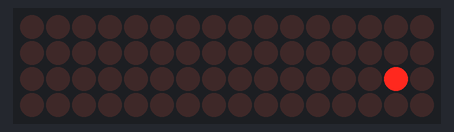
The sketch below on a simulated Arduino Uno, built with avr-gcc and run on an emulated ATmega328P. Shown: 16×4 LED matrix. Wiring (inferred from the names in the program): LED cube drawn one layer per row (orientation assumed): layers A4, A5, A2, A3; columns pin 0, pin 1, pin 2, pin 3, pin 4, pin 5, pin 6, pin 7, pin 8, pin 9, pin 10, pin 11, pin 12, pin 13, A0, A1.

Above: at 0.31 s.
At 4.87 s:
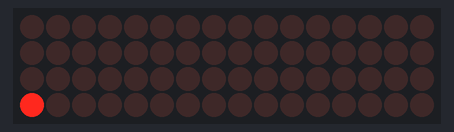
At 9.54 s:
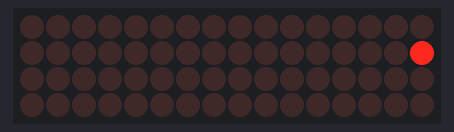
At 19.58 s:
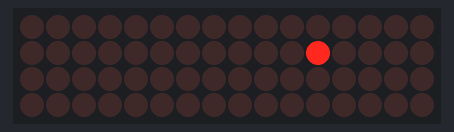
At 29.42 s:
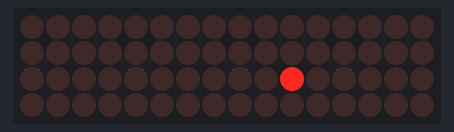
At 39.56 s:
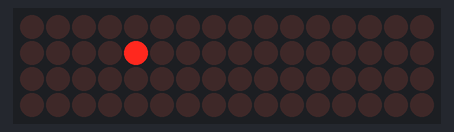

The sketch:

shooting_star.ino
```cpp
//4x4x4 LED Cube Show 1
//This one was written by someone else, i dont know who, however if you want credit, message me!

#include <avr/pgmspace.h> // allows use of PROGMEM to store patterns in flash

#define CUBESIZE 4
#define PLANESIZE CUBESIZE*CUBESIZE
#define PLANETIME 2000 // time each plane is displayed in us -> 100 Hz refresh
#define TIMECONST 10// multiplies DisplayTime to get ms - why not =100?

// LED Pattern Table in PROGMEM - last column is display time in 100ms units
// TODO this could be a lot more compact but not with binary pattern representation
const unsigned char PROGMEM PatternTable[] = {
// blink on and off
//Floor:
//1            1         1          1           2          2          2           2           3         3           3          3          4           4          4          4
//Row:
//1            2         3          4           1          2          3           4           1         2           3          4           1          2          3          4


//Marius shoting star

B0000,B0000,B0000,B0100   ,B0000,B0000,B0000,B0000   ,B0000,B0000,B0000,B0000   ,B0000,B0000,B0000,B0000   , 10,
B0000,B0000,B0000,B0000   ,B0000,B0000,B0000,B0100   ,B0000,B0000,B0000,B0000   ,B0000,B0000,B0000,B0000   , 10,
B0000,B0000,B0000,B0000   ,B0000,B0000,B0000,B0000   ,B0000,B0000,B0000,B0100   ,B0000,B0000,B0000,B0000   , 10,
B0000,B0000,B0000,B0000   ,B0000,B0000,B0000,B0000   ,B0000,B0000,B0000,B0000   ,B0000,B0000,B0000,B0100   , 10,
B0000,B0001,B0000,B0000   ,B0000,B0000,B0000,B0000   ,B0000,B0000,B0000,B0000   ,B0000,B0000,B0000,B0000   , 10,
B0000,B0000,B0000,B0000   ,B0000,B0001,B0000,B0000   ,B0000,B0000,B0000,B0000   ,B0000,B0000,B0000,B0000   , 10,
B0000,B0000,B0000,B0000   ,B0000,B0000,B0000,B0000   ,B0000,B0001,B0000,B0000   ,B0000,B0000,B0000,B0000   , 10,
B0000,B0000,B0000,B0000   ,B0000,B0000,B0000,B0000   ,B0000,B0000,B0000,B0000   ,B0000,B0001,B0000,B0000   , 10,
B0000,B0000,B1000,B0000   ,B0000,B0000,B0000,B0000   ,B0000,B0000,B0000,B0000   ,B0000,B0000,B0000,B0000   , 10,
B0000,B0000,B0000,B0000   ,B0000,B0000,B1000,B0000   ,B0000,B0000,B0000,B0000   ,B0000,B0000,B0000,B0000   , 10,
B0000,B0000,B0000,B0000   ,B0000,B0000,B0000,B0000   ,B0000,B0000,B1000,B0000   ,B0000,B0000,B0000,B0000   , 10,
B0000,B0000,B0000,B0000   ,B0000,B0000,B0000,B0000   ,B0000,B0000,B0000,B0000   ,B0000,B0000,B1000,B0000   , 10,
B0000,B0000,B0000,B1000   ,B0000,B0000,B0000,B0000   ,B0000,B0000,B0000,B0000   ,B0000,B0000,B0000,B0000   , 10,
B0000,B0000,B0000,B0000   ,B0000,B0000,B0000,B1000   ,B0000,B0000,B0000,B0000   ,B0000,B0000,B0000,B0000   , 10,
B0000,B0000,B0000,B0000   ,B0000,B0000,B0000,B0000   ,B0000,B0000,B0000,B1000   ,B0000,B0000,B0000,B0000   , 10,
B0000,B0000,B0000,B0000   ,B0000,B0000,B0000,B0000   ,B0000,B0000,B0000,B0000   ,B0000,B0000,B0000,B1000   , 10,
B0000,B0001,B0000,B0000   ,B0000,B0000,B0000,B0000   ,B0000,B0000,B0000,B0000   ,B0000,B0000,B0000,B0000   , 10,
B0000,B0000,B0000,B0000   ,B0000,B0001,B0000,B0000   ,B0000,B0000,B0000,B0000   ,B0000,B0000,B0000,B0000   , 10,
B0000,B0000,B0000,B0000   ,B0000,B0000,B0000,B0000   ,B0000,B0001,B0000,B0000   ,B0000,B0000,B0000,B0000   , 10,
B0000,B0000,B0000,B0000   ,B0000,B0000,B0000,B0000   ,B0000,B0000,B0000,B0000   ,B0000,B0001,B0000,B0000   , 10,
B0000,B0000,B0100,B0000   ,B0000,B0000,B0000,B0000   ,B0000,B0000,B0000,B0000   ,B0000,B0000,B0000,B0000   , 10,
B0000,B0000,B0000,B0000   ,B0000,B0000,B0100,B0000   ,B0000,B0000,B0000,B0000   ,B0000,B0000,B0000,B0000   , 10,
B0000,B0000,B0000,B0000   ,B0000,B0000,B0000,B0000   ,B0000,B0000,B0100,B0000   ,B0000,B0000,B0000,B0000   , 10,
B0000,B0000,B0000,B0000   ,B0000,B0000,B0000,B0000   ,B0000,B0000,B0000,B0000   ,B0000,B0000,B0100,B0000   , 10,
B0000,B0000,B0000,B0000   ,B0000,B0000,B0000,B0000   ,B0000,B0000,B1000,B0000   ,B0000,B0000,B0000,B0000   , 10,
B0000,B0000,B0000,B0000   ,B0000,B0000,B0000,B0000   ,B0000,B0000,B0000,B0000   ,B0000,B0000,B1000,B0000   , 10,
B0000,B0000,B0000,B1000   ,B0000,B0000,B0000,B0000   ,B0000,B0000,B0000,B0000   ,B0000,B0000,B0000,B0000   , 10,
B0001,B0000,B0000,B0000   ,B0000,B0000,B0000,B0000   ,B0000,B0000,B0000,B0000   ,B0000,B0000,B0000,B0000   , 10,
B0000,B0000,B0000,B0000   ,B0001,B0000,B0000,B0000   ,B0000,B0000,B0000,B0000   ,B0000,B0000,B0000,B0000   , 10,
B0000,B0000,B0000,B0000   ,B0000,B0000,B0000,B0000   ,B0000,B0001,B0000,B0000   ,B0000,B0000,B0000,B0000   , 10,
B0000,B0000,B0000,B0000   ,B0000,B0000,B0000,B0000   ,B0000,B0000,B0000,B0000   ,B0000,B0001,B0000,B0000   , 10,
B0000,B0000,B1000,B0000   ,B0000,B0000,B0000,B0000   ,B0000,B0000,B0000,B0000   ,B0000,B0000,B0000,B0000   , 10,
B0000,B0000,B0000,B0000   ,B0000,B0000,B1000,B0000   ,B0000,B0000,B0000,B0000   ,B0000,B0000,B0000,B0000   , 10,
B0000,B0000,B0000,B0000   ,B0000,B0000,B0000,B0000   ,B0000,B0000,B1000,B0000   ,B0000,B0000,B0000,B0000   , 10,
B0000,B0000,B0000,B0000   ,B0000,B0000,B0000,B0000   ,B0000,B0000,B0000,B0000   ,B0000,B0000,B1000,B0000   , 10,
B0000,B0000,B0000,B1000   ,B0000,B0000,B0000,B0000   ,B0000,B0000,B0000,B0000   ,B0000,B0000,B0000,B0000   , 10,
B0000,B0000,B0000,B0000   ,B0000,B0000,B0000,B1000   ,B0000,B0000,B0000,B0000   ,B0000,B0000,B0000,B0000   , 10,
B0000,B0000,B0000,B0000   ,B0000,B0000,B0000,B0000   ,B0000,B0000,B0000,B1000   ,B0000,B0000,B0000,B0000   , 10,
B0000,B0000,B0000,B0000   ,B0000,B0000,B0000,B0000   ,B0000,B0000,B0000,B0000   ,B0000,B0000,B0000,B1000   , 10,
B0000,B0001,B0000,B0000   ,B0000,B0000,B0000,B0000   ,B0000,B0000,B0000,B0000   ,B0000,B0000,B0000,B0000   , 10,
B0000,B0000,B0000,B0000   ,B0000,B0001,B0000,B0000   ,B0000,B0000,B0000,B0000   ,B0000,B0000,B0000,B0000   , 10,
B0000,B0000,B0000,B0000   ,B0000,B0000,B0000,B0000   ,B0001,B0000,B0000,B0000   ,B0000,B0000,B0000,B0000   , 10,
B0000,B0000,B0000,B1000   ,B0000,B0000,B0000,B0000   ,B0000,B0000,B0000,B0000   ,B0000,B0000,B0000,B0000   , 10,
B0000,B0000,B0000,B0000   ,B0000,B0000,B0000,B1000   ,B0000,B0000,B0000,B0000   ,B0000,B0000,B0000,B0000   , 10,
B0000,B0000,B0000,B0000   ,B0000,B0000,B0000,B0000   ,B0000,B0000,B0000,B1000   ,B0000,B0000,B0000,B0000   , 10,
B0000,B0000,B0000,B0000   ,B0000,B0000,B0000,B0000   ,B0000,B0000,B0000,B0000   ,B0000,B0000,B0000,B1000   , 10,
B0000,B0001,B0000,B0000   ,B0000,B0000,B0000,B0000   ,B0000,B0000,B0000,B0000   ,B0000,B0000,B0000,B0000   , 10,
B0000,B0000,B0000,B0000   ,B0000,B0000,B0000,B0000   ,B0000,B0000,B0000,B0000   ,B0001,B0000,B0000,B0000   , 10,
B0000,B0000,B0000,B0000   ,B0000,B0000,B0100,B0000   ,B0000,B0000,B0000,B0000   ,B0000,B0000,B0000,B0000   , 10,
B0000,B0000,B0000,B0000   ,B0000,B0000,B0000,B0000   ,B0000,B0000,B0100,B0000   ,B0000,B0000,B0000,B0000   , 10,
B0000,B0000,B0000,B0000   ,B0000,B0000,B0000,B0000   ,B0000,B0000,B0000,B0000   ,B0000,B0000,B0100,B0000   , 10,
B0000,B0000,B0000,B0000   ,B0000,B0000,B0000,B0000   ,B0000,B0000,B1000,B0000   ,B0000,B0000,B0000,B0000   , 10,
B0000,B0000,B0000,B0000   ,B0000,B0000,B0000,B0000   ,B0000,B0000,B0000,B0000   ,B0000,B0000,B1000,B0000   , 10,
B0000,B0000,B0000,B1000   ,B0000,B0000,B0000,B0000   ,B0000,B0000,B0000,B0000   ,B0000,B0000,B0000,B0000   , 10,
B0001,B0000,B0000,B0000   ,B0000,B0000,B0000,B0000   ,B0000,B0000,B0000,B0000   ,B0000,B0000,B0000,B0000   , 10,
B0000,B0000,B0000,B0000   ,B0001,B0000,B0000,B0000   ,B0000,B0000,B0000,B0000   ,B0000,B0000,B0000,B0000   , 10,
B0000,B0000,B0000,B0000   ,B0000,B0000,B0000,B0000   ,B0001,B0000,B0000,B0000   ,B0000,B0000,B0000,B0000   , 10,
B0000,B0000,B0000,B1000   ,B0000,B0000,B0000,B0000   ,B0000,B0000,B0000,B0000   ,B0000,B0000,B0000,B0000   , 10,
B0000,B0000,B0000,B0000   ,B0000,B0000,B0000,B1000   ,B0000,B0000,B0000,B0000   ,B0000,B0000,B0000,B0000   , 10,
B0000,B0000,B0000,B0000   ,B0000,B0000,B0000,B0000   ,B0000,B0000,B0000,B1000   ,B0000,B0000,B0000,B0000   , 10,
B0000,B0000,B1000,B0000   ,B0000,B0000,B0000,B0000   ,B0000,B0000,B0000,B0000   ,B0000,B0000,B0000,B0000   , 10,
B0000,B0000,B0000,B0000   ,B0000,B0000,B1000,B0000   ,B0000,B0000,B0000,B0000   ,B0000,B0000,B0000,B0000   , 10,
B0000,B0000,B0000,B0000   ,B0000,B0000,B0000,B0000   ,B0000,B0000,B1000,B0000   ,B0000,B0000,B0000,B0000   , 10,
B0000,B0000,B0000,B0000   ,B0000,B0000,B0000,B0000   ,B0000,B0000,B0000,B0000   ,B0000,B0000,B1000,B0000   , 10,
B0000,B0000,B0000,B1000   ,B0000,B0000,B0000,B0000   ,B0000,B0000,B0000,B0000   ,B0000,B0000,B0000,B0000   , 10,
B0000,B0000,B0000,B0000   ,B0000,B0000,B0000,B1000   ,B0000,B0000,B0000,B0000   ,B0000,B0000,B0000,B0000   , 10,
B0000,B0000,B0000,B0000   ,B0000,B0000,B0000,B0000   ,B0000,B0000,B0000,B1000   ,B0000,B0000,B0000,B0000   , 10,
B0000,B0000,B0000,B0000   ,B0000,B0000,B0000,B0000   ,B0000,B0000,B0000,B0000   ,B0000,B0000,B0000,B1000   , 10,
B0000,B0001,B0000,B0000   ,B0000,B0000,B0000,B0000   ,B0000,B0000,B0000,B0000   ,B0000,B0000,B0000,B0000   , 10,
B0000,B0000,B0000,B0000   ,B0000,B0001,B0000,B0000   ,B0000,B0000,B0000,B0000   ,B0000,B0000,B0000,B0000   , 10,
B0000,B0000,B0000,B0000   ,B0000,B0000,B0000,B0000   ,B0000,B0001,B0000,B0000   ,B0000,B0000,B0000,B0000   , 10,
B0000,B0000,B0000,B0000   ,B0000,B0000,B0000,B0000   ,B0000,B0000,B0000,B1000   ,B0000,B0000,B0000,B0000   , 10,
B0000,B0000,B1000,B0000   ,B0000,B0000,B0000,B0000   ,B0000,B0000,B0000,B0000   ,B0000,B0000,B0000,B0000   , 10,
B0000,B0000,B0000,B0000   ,B0000,B0000,B1000,B0000   ,B0000,B0000,B0000,B0000   ,B0000,B0000,B0000,B0000   , 10,
B0000,B0000,B0000,B0000   ,B0000,B0000,B0000,B0000   ,B0000,B0000,B1000,B0000   ,B0000,B0000,B0000,B0000   , 10,
B0000,B0000,B0000,B0000   ,B0000,B0000,B0000,B0000   ,B0000,B0000,B0000,B0000   ,B0000,B0000,B1000,B0000   , 10,
B0000,B0000,B0000,B1000   ,B0000,B0000,B0000,B0000   ,B0000,B0000,B0000,B0000   ,B0000,B0000,B0000,B0000   , 10,
B0000,B0000,B0000,B0000   ,B0000,B0000,B0000,B1000   ,B0000,B0000,B0000,B0000   ,B0000,B0000,B0000,B0000   , 10,
B0000,B0000,B0000,B0000   ,B0000,B0000,B0000,B0000   ,B0000,B0000,B0000,B1000   ,B0000,B0000,B0000,B0000   , 10,
B0000,B0000,B0000,B0000   ,B0000,B0000,B0000,B0000   ,B0000,B0000,B0000,B0000   ,B0000,B0000,B0000,B1000   , 10,

// this is a dummy element for end of table (duration=0) aka !!!DO NOT TOUCH!!!
B0000, B0000, B0000, B0000, B0000, B0000, B0000, B0000, B0000, B0000, B0000, B0000, B0000, B0000, B0000, B0000, 0
};

/*
** Defining pins in array makes it easier to rearrange how cube is wired
** Adjust numbers here until LEDs flash in order - L to R, T to B
** Note that analog inputs 0-5 are also digital outputs 14-19!
** Pin DigitalOut0 (serial RX) and AnalogIn5 are left open for future apps
*/

int LEDPin[] = {0, 1, 2, 3, 4, 5, 6, 7, 8, 9, 10, 11, 12, 13, A0, A1};
int PlanePin[] = {A4, A5, A2, A3};

// initialization
void setup()
{
int pin; // loop counter
// set up LED pins as output (active HIGH)
for (pin=0; pin<PLANESIZE; pin++) {
pinMode( LEDPin[pin], OUTPUT );
}
// set up plane pins as outputs (active LOW)
for (pin=0; pin<CUBESIZE; pin++) {
pinMode( PlanePin[pin], OUTPUT );
}
}

// display pattern in table until DisplayTime is zero (then repeat)
void loop()
{
// declare variables
byte PatternBuf[PLANESIZE]; // saves current pattern from PatternTable
int PatternIdx;
byte DisplayTime; // time*100ms to display pattern
unsigned long EndTime;
int plane; // loop counter for cube refresh
int patbufidx; // indexes which byte from pattern buffer
int ledrow; // counts LEDs in refresh loop
int ledcol; // counts LEDs in refresh loop
int ledpin; // counts LEDs in refresh loop

// Initialize PatternIdx to beginning of pattern table
PatternIdx = 0;
// loop over entries in pattern table - while DisplayTime>0
do {
// read pattern from PROGMEM and save in array
memcpy_P( PatternBuf, PatternTable+PatternIdx, PLANESIZE );
PatternIdx += PLANESIZE;
// read DisplayTime from PROGMEM and increment index
DisplayTime = pgm_read_byte_near( PatternTable + PatternIdx++ );
// compute EndTime from current time (ms) and DisplayTime
EndTime = millis() + ((unsigned long) DisplayTime) * TIMECONST;

// loop while DisplayTime>0 and current time < EndTime
while ( millis() < EndTime ) {
patbufidx = 0; // reset index counter to beginning of buffer
// loop over planes
for (plane=0; plane<CUBESIZE; plane++) {
// turn previous plane off
if (plane==0) {
digitalWrite( PlanePin[CUBESIZE-1], LOW );
} else {
digitalWrite( PlanePin[plane-1], LOW );
}

// load current plane pattern data into ports
ledpin = 0;
for (ledrow=0; ledrow<CUBESIZE; ledrow++) {
for (ledcol=0; ledcol<CUBESIZE; ledcol++) {
digitalWrite( LEDPin[ledpin++], PatternBuf[patbufidx] & (1 << ledcol) );
}
patbufidx++;
}

// turn current plane on
digitalWrite( PlanePin[plane], HIGH );
// delay PLANETIME us
delayMicroseconds( PLANETIME );
} // for plane
} // while <EndTime
} while (DisplayTime > 0); // read patterns until time=0 which signals end
}
```
